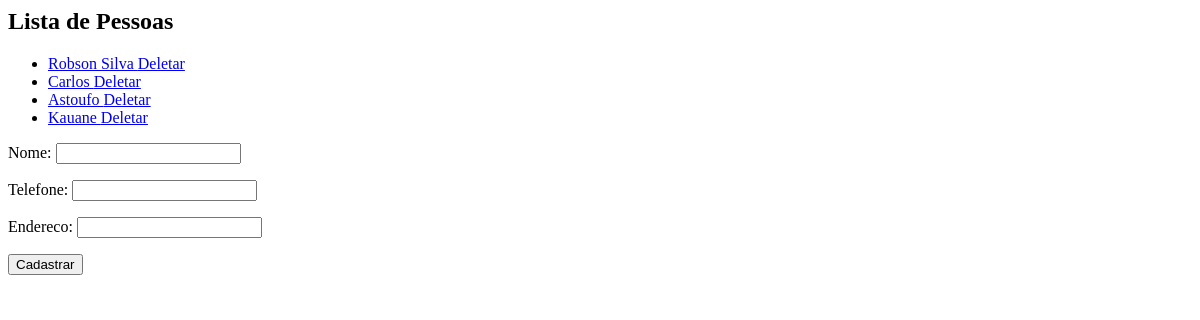
Before: /core/pessoas/ with the older database file.
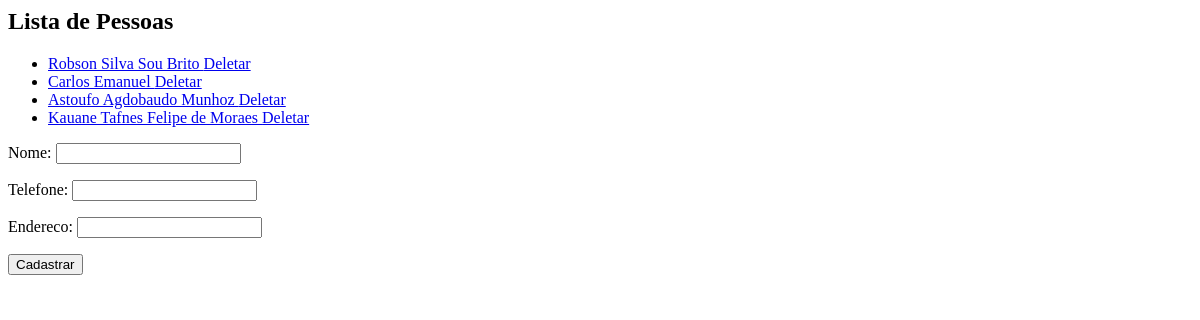
After: the same page with the newer database file.
### core/models.py (models this page shows, shortened)
class Pessoa(models.Model):
    nome = models.CharField(max_length=60)
    telefone = models.CharField(max_length=20)
    endereco = models.CharField(max_length=200)

### core/views.py (the view)
# urls.py: path('pessoas/', views.lista_pessoas, name='lista_pessoas'),
def lista_pessoas(request):
    pessoas = models.Pessoa.objects.all()
    form = forms.PessoaForm()
    context = {'pessoas':pessoas, 'form':form}
    return render(request, 'core/listar_pessoas.html', context)

### core/forms.py
class PessoaForm(forms.ModelForm):
    class Meta:
        model = models.Pessoa
        fields = ('__all__')

### core/templates/core/listar_pessoas.html (shortened to what this page needs)
<h2>Lista de Pessoas</h2>
<ul>
    {% for pessoa in pessoas %}
        <li> <a href="{% url 'core:pessoa_update' pessoa.id %}"> {{pessoa.nome}} </a> <a href="{% url 'core:pessoa_delete' pessoa.id %}">Deletar</a></li>
    {% endfor %}
</ul>
<form action="{% url 'core:pessoa-novo' %}" method="post">
    {{form.as_p}}
    <input type="submit" value="Cadastrar">
</form>

Changed rows visible on the page:
changed Pessoa: nome "Robson Silva" → "Robson Silva Sou Brito"
changed Pessoa: nome "Carlos" → "Carlos Emanuel"
changed Pessoa: nome "Astoufo" → "Astoufo Agdobaudo Munhoz"
changed Pessoa: nome "Kauane" → "Kauane Tafnes Felipe de Moraes"
